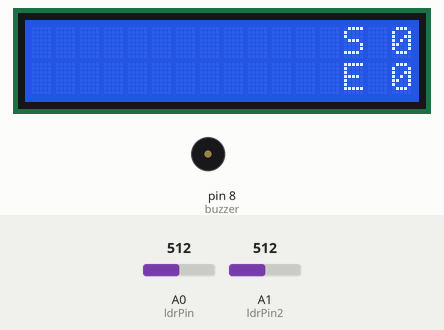
Bench run of a sketch on a simulated Arduino Uno, built with avr-gcc and run on an emulated ATmega328P. Parts: 16×2 character LCD, buzzer (waves = sounding). The test bench sets the inputs (shaded band); at power-on: A0 (ldrPin) = 512, A1 (ldrPin2) = 512. Random numbers use the default seed unless the sketch sets one; what the sketch prints to the serial monitor is not drawn.

Above: at 1.2 s.
1.3 s: A0 (ldrPin) set to 483
At 3.2 s:
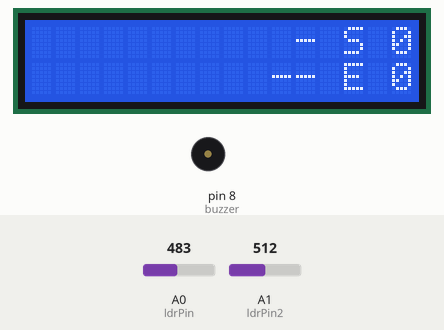
5.8 s: A0 (ldrPin) set to 510
At 8.7 s:
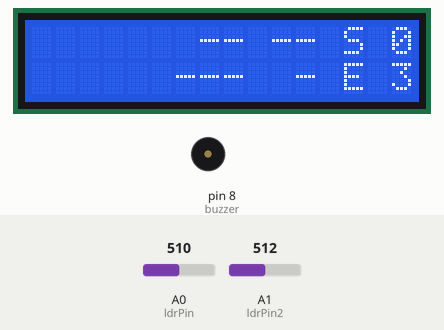
10.3 s: A1 (ldrPin2) set to 485
At 12.4 s:
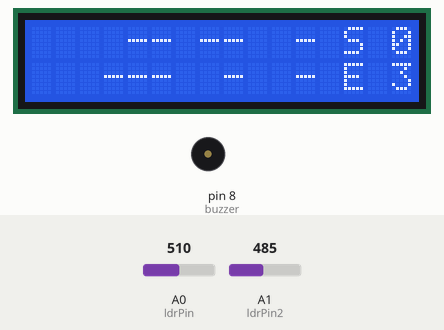
14.3 s: A1 (ldrPin2) set to 511
At 17.1 s:
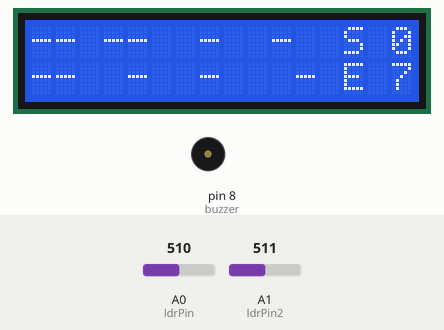
Timing chart, 0 to 22.1 s (numbered marks = the images above; inputs shaded):
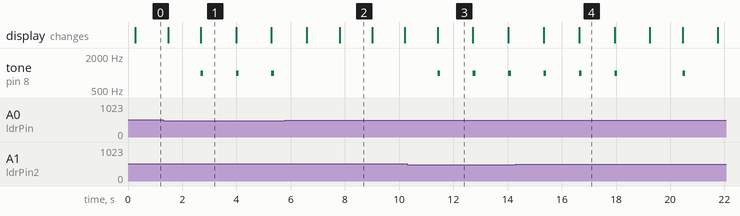

The sketch:

projeto1.ino
```cpp
//Include LCD library
#include <LiquidCrystal.h>

#define c 261
#define d 294
#define e 329
#define f 349
#define g 391
#define gS 415
#define a 440
#define aS 455
#define b 466
#define cH 523
#define cSH 554
#define dH 587
#define dSH 622
#define eH 659
#define fH 698
#define fSH 740
#define gH 784
#define gSH 830
#define aH 880
//int vetMusic[100] = {a, a, a, f, cH, a, f, cH, a, eH, eH, eH, fH, cH, gS, f, cH, a, aH, a, a, aH, gSH, gH, fSH, fH, fSH, aS, dSH, dH, cSH, cH, b, cH, f, gS, f, a, cH, a, cH, eH, aH, a, a, aH, gSH, gH,
//fSH, fH,fSH, aS, dSH, dH, cSH, cH, b, cH, f, gS, f, cH, a, f, c, a};

//int vetDelay[100] = {500, 500, 5000, 350, 150, 500, 350, 150, 1000, 500, 500, 500, 350, 150, 500, 350, 150, 1000, 500, 350, 150, 500, 250, 250, 125, 125, 250, 250, 500, 250, 250, 125, 125, 250, 125, 500,
//375, 125, 500, 375, 125, 1000, 500, 350, 150, 500, 250, 250, 125, 125, 250, 250, 500, 250, 250, 125, 125, 250, 250, 500, 375, 125, 500, 275, 125, 1000};

//int pos = 0;

// initialize the library with the numbers of the interface pins
LiquidCrystal lcd(12, 11, 5, 4, 3, 2);
int ldrPin = 0; //LDR no pino analígico 8
int ldrValor = 0; //Valor lido do LDR
int ldrPin2 = 1;
int ldrValor2 = 0;
int buzzer = 8;
char nota = '-';
char branco = ' ';
char vetor[12] = {branco, branco, branco, branco, branco, branco, branco, branco, branco, branco, branco, branco};
char vetor2[12] = {branco, branco, branco, branco, branco, branco, branco, branco, branco, branco, branco, branco};
int i;
int aux;
int aux2;
int erro = 0;
int score = 0;
int reset = 0;
char scoreVet[3];
char erroVet[3];

void setup() {
  pinMode(buzzer, OUTPUT);
  Serial.begin(9600); //Inicia a comunicação serial
  // set up the LCD's number of columns and rows:
  lcd.begin(16, 2);
  lcd.clear();
  //lcd.setCursor(0, 0);
  // Print a message to the LCD.
  //for(i = 0; i < 16; i++){
  //  lcd.print(vetor[i]);

  //}
}

void loop() {

  ///ler o valor do LDR
  ldrValor = analogRead(ldrPin); //O valor lido será entre 0 e 1023
  Serial.println("LDR1");
  Serial.println(ldrValor);
  delay(100);

  ///ler o valor do LDR2
  ldrValor2 = analogRead(ldrPin2); //O valor lido será entre 0 e 1023
  Serial.println("LDR2");
  Serial.println(ldrValor2);
  delay(100);

  if(erro < 10){

    for(i = 0; i < 11; i++){
      vetor[i] = vetor[i+1];
    }

    for(i = 0; i < 11; i++){
      vetor2[i] = vetor2[i+1];
    }

    aux = random(2);
    if(aux == 0){
      vetor[11] = nota;
    }
    else{
      vetor[11] = branco;
    }

    aux2 = random(2);
    if(aux2 == 0){
      vetor2[11] = nota;
    }
    else{
      vetor2[11] = branco;
    }

    lcd.setCursor(0, 0);

    for(i = 0; i < 12; i++){
      lcd.print(vetor[i]);

    }
    itoa(score, scoreVet, 10);
    lcd.print(" S");
    if(score >= 10){
      for(i = 0; i < 2; i++){
        lcd.print(scoreVet[i]);
      }
    }
    else{
      lcd.print(" ");
      lcd.print(scoreVet[0]);
    }

    lcd.setCursor(0, 1);

    for(i = 0; i < 12; i++){
      lcd.print(vetor2[i]);

    }
    itoa(erro, erroVet, 10);
    lcd.print(" E");
    if(erro >= 10){
      for(i = 0; i < 2; i++){
        lcd.print(erroVet[i]);
      }
    }
    else{
      lcd.print(" ");
      lcd.print(erroVet[0]);
    }


    if(vetor[0] == nota && vetor2[0] == nota && ldrValor < 500 && ldrValor2 < 500){
      tone(buzzer, 10000); // Send 1KHz sound signal...
      delay(1000);
      noTone(buzzer);     // Stop sound..
      score++;
    }
    else if(vetor[0] == branco && vetor2[0] == branco && ldrValor > 500 && ldrValor2 > 500){
      noTone(buzzer);
    }
    else if((vetor[0] == nota && vetor2[0] == branco) && (ldrValor < 500 && ldrValor2 > 500)){
      tone(buzzer, 10000); // Send 1KHz sound signal...
      delay(1000);
      noTone(buzzer);     // Stop sound..
      score++;
    }
    else if(vetor[0] == branco && vetor2[0] == nota && ldrValor > 500 && ldrValor2 < 500){
      tone(buzzer, 10000); // Send 1KHz sound signal...
      delay(1000);
      noTone(buzzer);     // Stop sound..
      score++;
    }
    else{
      tone(buzzer, 1000); // Send 1KHz sound signal...
      delay(100 );
      noTone(buzzer);     // Stop sound..
      erro++;
    }
    delay(1000);
  }
  else{
    lcd.clear();
    lcd.setCursor(0, 3);
    lcd.print("GAME OVER");
    if(ldrValor < 500 && ldrValor2 < 500){
      reset++;
      delay(500);
      if(reset > 4){
        erro = 0;
        score = 0;
        reset = 0;
      }
    }
  }

}
```

Measured:
- the behaviour switches between 501 and 500 on A0 (ldrPin) (found by bisection; images 0 and 1)
- the behaviour switches between 501 and 500 on A1 (ldrPin2) (found by bisection; images 2 and 3)
- after the input at 1.3 s, tone on pin 8 (buzzer): alternates 1000 Hz for 0.10 s and silent for 1.2 s, starting after 1.4 s
- after the input at 10.3 s, tone on pin 8 (buzzer): alternates 1000 Hz for 0.10 s and silent for 1.2 s, starting after 1.1 s
- what the display in image 1 shows lasts 1.3 s, from 2.7 s to 4.0 s
- what the display in image 2 shows lasts 1.2 s, from 7.8 s to 9.0 s
